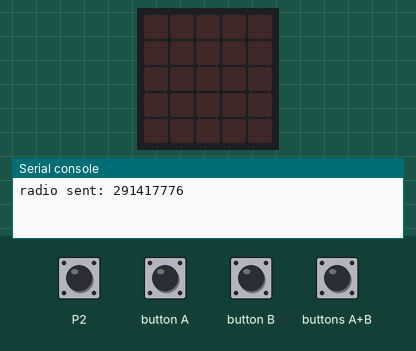
A program run on a simulated BBC micro:bit (MakeCode). Shown: the board's 5×5 LED display, the last lines printed to the serial console. The test bench sets the inputs (shaded band). A reset restarts the program; random numbers come from a fixed seed; no radio messages arrive unless stated (any console line starting 'radio sent:' is added by the test bench).

Above: at 1.2 s.
1.3 s: buttons A+B pressed for 0.15 s
At 2.7 s:
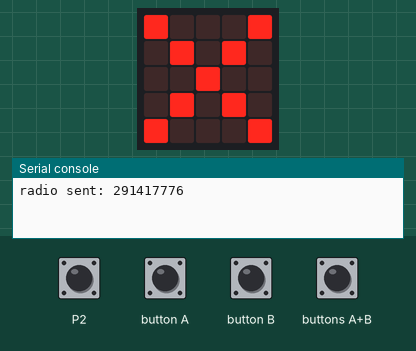
4.4 s: button A pressed for 0.15 s
At 5.2 s:
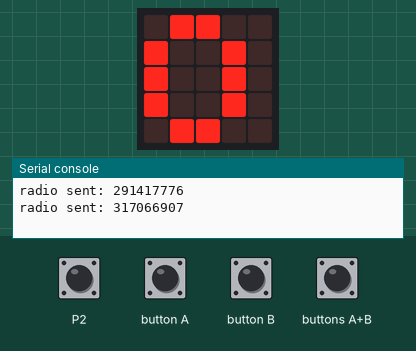
7.5 s: buttons A+B pressed for 1 s
At 11.3 s:
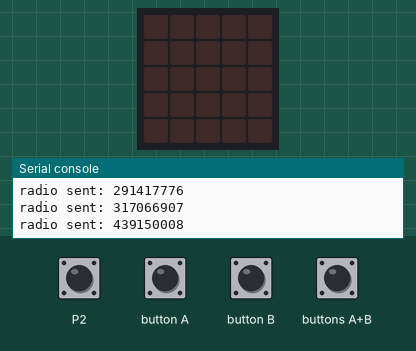
Timing chart, 0 to 12.5 s (numbered marks = the images above; inputs shaded):
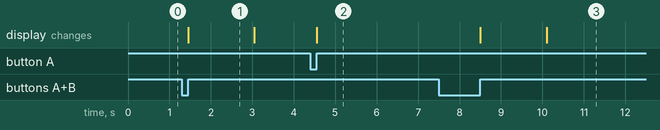

Measured:
- after the input at 1.3 s, the display: changes after 0.15 s (image 1)
- after the input at 4.4 s, the display: changes after 0.15 s (image 2)
- after the input at 7.5 s, the display: first changes after 1.0 s (image 3 shows a later state)
- what the display in image 1 shows lasts 1.6 s, from 1.5 s to 3.1 s

The program:

SafeController.py
```python
def on_pin_released_p2():
    radio.send_number(3)
input.on_pin_released(TouchPin.P2, on_pin_released_p2)

# Sends alarm sequence in case of tampering with safe.

def on_gesture_eight_g():
    radio.send_number(3)
input.on_gesture(Gesture.EIGHT_G, on_gesture_eight_g)

# Allows user to enter a number for the password.

def on_button_pressed_a():
    global Count
    if Count < 9:
        Count += 1
    else:
        Count = 0
    basic.show_string("" + str((Count)))
input.on_button_pressed(Button.A, on_button_pressed_a)

# Sends alarm sequence in case of tampering with safe.

def on_gesture_free_fall():
    radio.send_number(3)
input.on_gesture(Gesture.FREE_FALL, on_gesture_free_fall)

# Sends alarm sequence in case of tampering with safe.

def on_gesture_six_g():
    radio.send_number(3)
input.on_gesture(Gesture.SIX_G, on_gesture_six_g)

# Checks if the entered password matches the current password, if it does it sends an unlock command and resets the code to change the password and if it doesn’t the code still resets.

def on_button_pressed_ab():
    if Entered == Password:
        radio.send_number(1)
        basic.show_icon(IconNames.YES)
        basic.pause(1000)
        basic.clear_screen()
        control.reset()
    else:
        basic.show_icon(IconNames.NO)
        basic.pause(1000)
        basic.clear_screen()
        control.reset()
input.on_button_pressed(Button.AB, on_button_pressed_ab)

# Joins the current entered number to the entered password.

def on_button_pressed_b():
    global Entered, Count
    basic.clear_screen()
    Entered = "" + Entered + str(Count)
    Count = -1
input.on_button_pressed(Button.B, on_button_pressed_b)

# Sends alarm sequence in case of tampering with safe.

def on_gesture_shake():
    radio.send_number(3)
input.on_gesture(Gesture.SHAKE, on_gesture_shake)

# Sends alarm sequence in case of tampering with safe.

def on_gesture_three_g():
    radio.send_number(3)
input.on_gesture(Gesture.THREE_G, on_gesture_three_g)

# Initializes some values.
Password = ""
Count = 0
Entered = ""
radio.set_group(121)
Flag = 0
Wait = 5000000
Entered = ""
Count = -1
Password = ""
# Generates a new random 9 digit number for the password every five minutes. The sends password as a string to a receiver MicroBit.

def on_forever():
    global Password
    Password = "" + str(randint(0, 9)) + ("" + str(randint(0, 9))) + ("" + str(randint(0, 9))) + ("" + str(randint(0, 9))) + ("" + str(randint(0, 9))) + ("" + str(randint(0, 9))) + ("" + str(randint(0, 9))) + ("" + str(randint(0, 9))) + ("" + str(randint(0, 9)))
    radio.send_string(Password)
    basic.pause(300000)
basic.forever(on_forever)

# Waits for pressure sensor to be activated then sends command to servo controller to lock door.

def on_in_background():
    while True:
        control.wait_for_event(EventBusSource.MICROBIT_ID_IO_P2,
            EventBusValue.MICROBIT_BUTTON_EVT_DOWN)
        control.wait_micros(Wait)
        radio.send_number(2)
control.in_background(on_in_background)
```
